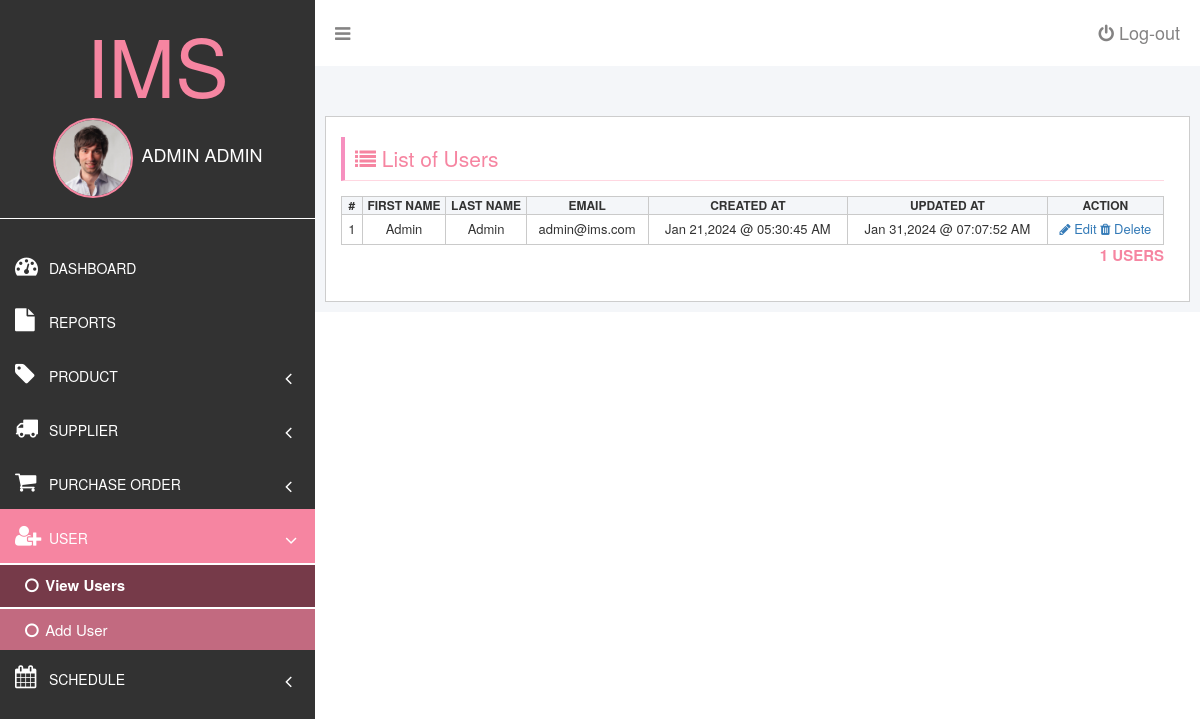
The app's page /users-view.php (signed in) with its own data.
### tables this page shows
CREATE TABLE `users` (
  `id` int(11) NOT NULL,
  `first_name` varchar(50) NOT NULL,
  `last_name` varchar(50) NOT NULL,
  `password` varchar(2000) NOT NULL,
  `email` varchar(50) NOT NULL,
  `permissions` varchar(5000) DEFAULT NULL,
  `created_at` datetime NOT NULL,
  `updated_at` datetime NOT NULL
);

### database/show.php (called while the page is built)
<?php
include('connection.php');
$table_name = $show_table;
$stmt = $conn->prepare("SELECT * FROM $table_name ORDER BY created_at DESC");
$stmt->execute();
$stmt->setFetchMode(PDO::FETCH_ASSOC);
return $stmt->fetchAll();

### users-view.php (the view, shortened to what this page needs)
<?php
	$user = $_SESSION['user'];
	$show_table = 'users';
	$users = include('database/show.php');
	$user_permission = $user['permissions'];
?>
<!DOCTYPE html>
<html>
<head>
	<?php include('partials/app-header-scripts.php'); ?>
</head>
<body>
	<div id="dashboardMainContainer">
		<?php include('partials/app-sidebar.php') ?>
		<div class="dasboard_content_container" id="dasboard_content_container">
			<?php include('partials/app-topnav.php') ?>
			<div class="dashboard_content">
				<?php if(in_array('user_view', $user['permissions'])) { ?>
				<div class="dashboard_content_main">
					<div class="row">
						<div class="column column-12">
							<h1 class="section_header"><i class="fa fa-list"></i> List of Users</h1>
							<div class="section_content">
								<div class="users">
									<table>
										<thead>
											<tr>
												<th>#</th>
												<th>First Name</th>
												<th>Last Name</th>
												<th>Email</th>
												<th>Created At</th>
												<th>Updated At</th>
												<th>Action</th>
											</tr>
										</thead>
										<tbody>
											<?php foreach($users as $index => $user){ ?>
												<tr>
													<td><?= $index + 1 ?></td>
													<td class="firstName"><?= $user['first_name'] ?></td>
													<td class="lastName"><?= $user['last_name'] ?></td>
													<td class="email"><?= $user['email'] ?></td>
													<td><?= date('M d,Y @ h:i:s A', strtotime($user['created_at'])) ?></td>
													<td><?= date('M d,Y @ h:i:s A', strtotime($user['updated_at'])) ?></td>
													<td>
														<a href=""
															class="<?= in_array('user_edit', $user_permission) ? 'updateUser' : 'accessDeniedErr' ?>"
															data-userid="<?= $user['id'] ?>"> <i class="fa fa-pencil"></i> Edit</a>
														<a href=""
															class="<?= in_array('user_delete', $user_permission) ? 'deleteUser' : 'accessDeniedErr' ?>"
															data-userid="<?= $user['id'] ?>" data-fname="<?= $user['first_name'] ?>" data-lname="<?= $user['last_name'] ?>" > <i class="fa fa-trash"></i> Delete</a>
													</td>
												</tr>
											<?php } ?>
										</tbody>
									</table>
									<p class="userCount"><?= count($users) ?> Users </p>
								</div>
							</div>
						</div>
					</div>
				</div>
				<?php } else { ?>
					<div id="errorMessage"> Access denied.</div>
				<?php } ?>
			</div>
		</div>
	</div>
<?php include('partials/app-scripts.php'); ?>
</body>
</html>

### partials/app-sidebar.php (shortened to what this page needs)
<?php
	$user = $_SESSION['user'];
?>
<div class="dashboard_sidebar" id="dashboard_sidebar">
	<h3 class="dashboard_logo" id="dashboard_logo">IMS</h3>
	<div class="dashboard_sidebar_user">
		<img src="images/user/user-1.jpg" alt="User image." id="userImage" />
		<span><?= $user['first_name'] . ' ' . $user['last_name'] ?></span>
	</div>
	<div class="dashboard_sidebar_menus">
		<ul class="dashboard_menu_lists">
			<li class="liMainMenu">
				<a href="./dashboard.php" ><i class="fa fa-dashboard"></i> <span class="menuText">Dashboard</span></a>
			</li>
			<li class="liMainMenu">
				<a href="./report.php" ><i class="fa fa-file"></i> <span class="menuText">Reports</span></a>
			</li>
			<li class="liMainMenu">
				<a href="javascript:void(0);" class="showHideSubMenu" >
					<i class="fa fa-tag showHideSubMenu"></i>
					<span class="menuText showHideSubMenu" >Product</span>
					<i class="fa fa-angle-left mainMenuIconArrow showHideSubMenu" ></i>
				</a>
			</li>
			<li class="liMainMenu">
				<a href="javascript:void(0);" class="showHideSubMenu" >
					<i class="fa fa-truck showHideSubMenu"></i>
					<span class="menuText showHideSubMenu" >Supplier</span>
					<i class="fa fa-angle-left mainMenuIconArrow showHideSubMenu" ></i>
				</a>
			</li>
			<li class="liMainMenu">
				<a href="javascript:void(0);" class="showHideSubMenu" >
					<i class="fa fa-shopping-cart showHideSubMenu"></i>
					<span class="menuText showHideSubMenu" >Purchase Order</span>
					<i class="fa fa-angle-left mainMenuIconArrow showHideSubMenu" ></i>
				</a>
			</li>
			<li class="liMainMenu showHideSubMenu" >
				<a href="javascript:void(0);" class="showHideSubMenu" >
					<i class="fa fa-user-plus showHideSubMenu"></i>
					<span class="menuText showHideSubMenu" >User</span>
					<i class="fa fa-angle-left mainMenuIconArrow showHideSubMenu" ></i>
				</a>
				<ul class="subMenus">
					<li><a class="subMenuLink" href="./users-view.php"> <i class="fa fa-circle-o"></i> View Users</a></li>
					<li><a class="subMenuLink" href="./users-add.php"> <i class="fa fa-circle-o"></i> Add User</a></li>
				</ul>
			</li>
			<li class="liMainMenu showHideSubMenu" >
				<a href="javascript:void(0);" class="showHideSubMenu" >
					<i class="fa fa-calendar showHideSubMenu"></i>
					<span class="menuText showHideSubMenu" >Schedule</span>
					<i class="fa fa-angle-left mainMenuIconArrow showHideSubMenu" ></i>
				</a>
			</li>
		</ul>
	</div>
</div>

### css/login.css (style rules this page uses)
*,*::before,*::after { box-sizing:border-box }
ul[class],ol[class] { padding:0 }
body,h1,h2,h3,h4,p,ul[class],ol[class],figure,blockquote,dl,dd { margin:0 }
body { min-height:100vh;scroll-behavior:smooth;text-rendering:optimizeSpeed;line-height:1.5 }
ul[class],ol[class] { list-style:none }
a:not([class]) { text-decoration-skip-ink:auto }
img { max-width:100%;display:block }
body { font-family: arial; }
#dashboardMainContainer { flex-direction: row; }
div.dashboard_sidebar { position: fixed; top: 0px; left: 0px; width: 315px; background: #323232; height: 100%; }
div.dasboard_content_container { margin-left: 315px; background: #f4f6f9; }
h3.dashboard_logo { color:#f685a1; font-size: 80px; text-align: center; }
div.dashboard_sidebar_user { text-align: center; position: relative; padding-bottom: 20px; border-bottom: 1px solid #fff; }
div.dashboard_sidebar_user img { width:80px; display: inline-block; border-radius: 50%; border:2px solid #f685a1; margin-right:5px; vertical-align: middle; }
div.dashboard_sidebar_user span { top:20%; font-size:18px; text-transform: uppercase; color:#fff; display: inline-block; }
ul.dashboard_menu_lists { margin-top:20px; }
ul.dashboard_menu_lists li.liMainMenu { text-transform: uppercase; }
ul.dashboard_menu_lists li.liMainMenu a { text-decoration: none; color: #fff; display: block; font-size: 14px; padding: 0px 15px; padding-bottom: 15px; padding-right: 0px; padding-top: 15px; }
ul.dashboard_menu_lists li.liMainMenu a i { font-size: 23px; width:30px; }
div.dashboard_content { padding: 50px 10px 10px 10px; }
div.dashboard_content_main { background: #fff; height:100%; border: 1px solid #cdcdcd; padding-left: 20px; padding-bottom: 25px; }
div.row { display: flex; flex-direction: row; flex-wrap: wrap; width: 100%; }
div.column { width: 100%; padding:0px 10px; }
h1.section_header { font-size: 21px; color: #f685a1; border-bottom: 1px solid #ffd7e1; padding-bottom: 11px; padding: 10px; border-left: 4px solid #f690bf; margin-bottom: 15px; }
table, th, td { border: 1px solid #cacaca; border-collapse: collapse; }
table { width:100%; }
table th { font-size: 12px; text-transform: uppercase; text-align: center; background: #f4f6f9; }
table td { font-size: 13px; text-align: center; padding:5px; }
p.userCount { text-align: right; font-size: 15px; font-weight: bold; text-transform: uppercase; color: #f685a1; }
a.subMenuLink { padding-left: 25px !important; padding-top: 10px !important; padding-bottom: 10px !important; text-transform: none; font-size: 15px !important; }
a.subMenuLink i { font-size: 16px !important; width: 16px !important; }
ul.subMenus { background: #c26a80; display: none; }
i.mainMenuIconArrow { float: right; font-size: 19px !important; margin-top: 7px; }
.subMenuActive { font-weight: bold; border-top: 2px solid white; border-bottom: 2px solid white; background: #763a49; }
div.dashboard_content_main { display: flex; flex-direction: row; }

### records on screen
users: first_name "ADMIN", last_name "ADMIN", first_name "Admin", last_name "Admin", email "admin@ims.com", created_at "Jan 21,2024 @ 05:30:45 AM", updated_at "Jan 31,2024 @ 07:07:52 AM"

### other values on screen
count($users) "1"
